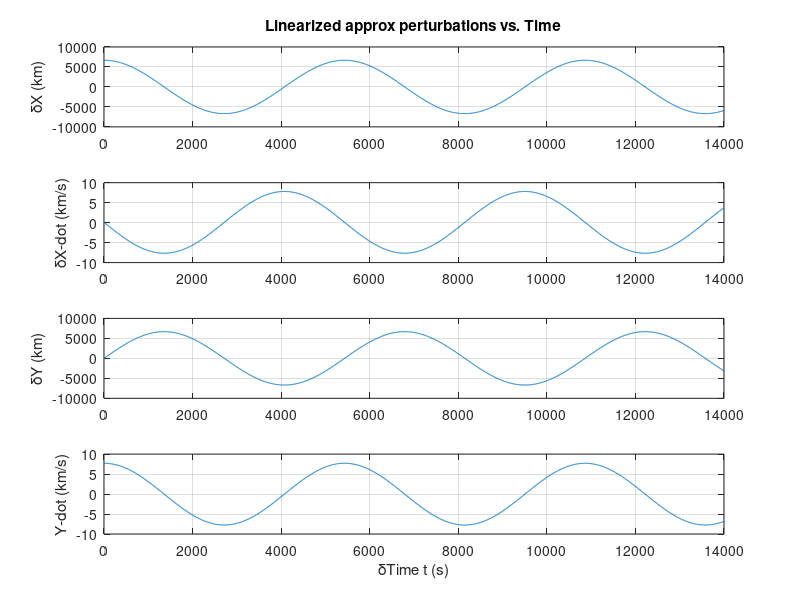
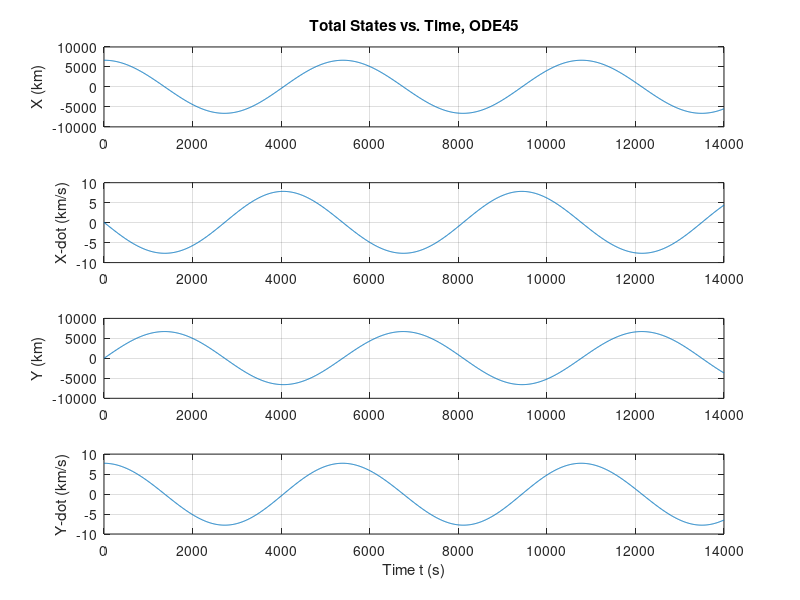

Source code (MATLAB) for these figures, in order:
clear; clc; close all;

% ASEN 5044 - Final Project - Part 1
% Jash Bhalavat
% Fall 2024

r0 = 6678; % km
mu = 398600; % km^3/s^2
k = sqrt(mu/r0^3); % mean motion

n = 4;
m = 2;
p = 3;

%% Question 1
% A_nom = [0 1 0 0; (2*mu/r0^3) 0 0 0; 0 0 0 1; 0 0 -mu/r0^3 0];
% B_nom = [0 0; 1 0; 0 0; 0 1];

%% Question 2
dt = 10; % s

% Fh = expm([A_nom, B_nom; zeros(2, 6)]*dt);
% 
% F = Fh(1:4, 1:4);
% G = Fh(1:4, 5:6);

%% Question 3

% Time steps
t = 0:dt:14000;
dx = zeros(4, length(t));
u = zeros(2, length(t));

xnom_0 = [r0; 0; 0; r0*sqrt(mu/r0^3)];
x_nom_k = [r0 * cos(k.*t);
    -r0 * k * sin(k.*t);
    r0 * sin(k.*t);
    r0 * k * cos(k.*t)];

% From progress report #1
dx0 = [0; 0.075; 0; -0.021];
dx = [dx0];

I_n = eye(4);

for i = 2:length(t)
    % x1_k_minus_1 = x_nom_k(1,i-1);
    % x3_k_minus_1 = x_nom_k(3,i-1);
    % x1_k_minus_1 = xnom_0(1);
    % x3_k_minus_1 = xnom_0(3);
    % t_i = t(i);
    % t_i_minus_1 = t(i-1);
    % x_nom_k(:,i) = [-mu*x1_k_minus_1*t_i^2/(2*r0^3) + r0;
    %     -mu*x1_k_minus_1*t_i/(r0^3);
    %     -mu*x3_k_minus_1*t_i^2/(2*r0^3) + r0*sqrt(mu/(r0^3))*t_i;
    %     -mu*x3_k_minus_1*t_i/(r0^3) + r0*sqrt(mu/r0^3)];
    
    F_k = I_n;
    dx(:,i) = F_k * dx(:,i-1);
end


x = x_nom_k + dx;



% % From progress report
% dx0 = [0; 0.075; 0; -0.021];
% 
% % Initialize perturbation state
% dx(:, 1) = dx0;
% % Compute perturbation states over time
% for i = 2:length(t)
%     dx(:, i) = F*dx(:, i - 1) + G*u(:, i);
% end

figure();
subplot(4, 1, 1);
plot(t, x(1, :));
title('Linearized approx perturbations vs. Time');
ylabel('\deltaX (km)');
grid on;
subplot(4, 1, 2);
plot(t, x(2, :));
ylabel('\deltaX-dot (km/s)');
grid on;
subplot(4, 1, 3);
plot(t, x(3, :));
ylabel('\deltaY (km)');
grid on;
subplot(4, 1, 4);
plot(t, x(4, :));
ylabel('Y-dot (km/s)');
xlabel('\deltaTime t (s)');
grid on;

%% ODE45 NL Dynamics
xdot = @(x, u) [x(2);
    -mu*x(1)/((x(1)^2 + x(3)^2)^(3/2));
    x(4);
    -mu*x(3)/((x(1)^2 + x(3)^2)^(3/2))];

x0 = xnom_0 + dx0;

xdotwrap = @(t, x) xdot(x, [0;0]);

options = odeset('RelTol',1e-12);
[tout, xnl] = ode45(xdotwrap, t, x0, options);
xnl = xnl';


figure();
subplot(4, 1, 1);
plot(t, xnl(1, :));
title('Total States vs. Time, ODE45');
ylabel('X (km)');
grid on;
subplot(4, 1, 2);
plot(t, xnl(2, :));
ylabel('X-dot (km/s)');
grid on;
subplot(4, 1, 3);
plot(t, xnl(3, :));
ylabel('Y (km)');
grid on;
subplot(4, 1, 4);
plot(t, xnl(4, :));
ylabel('Y-dot (km/s)');
xlabel('Time t (s)');
grid on;


